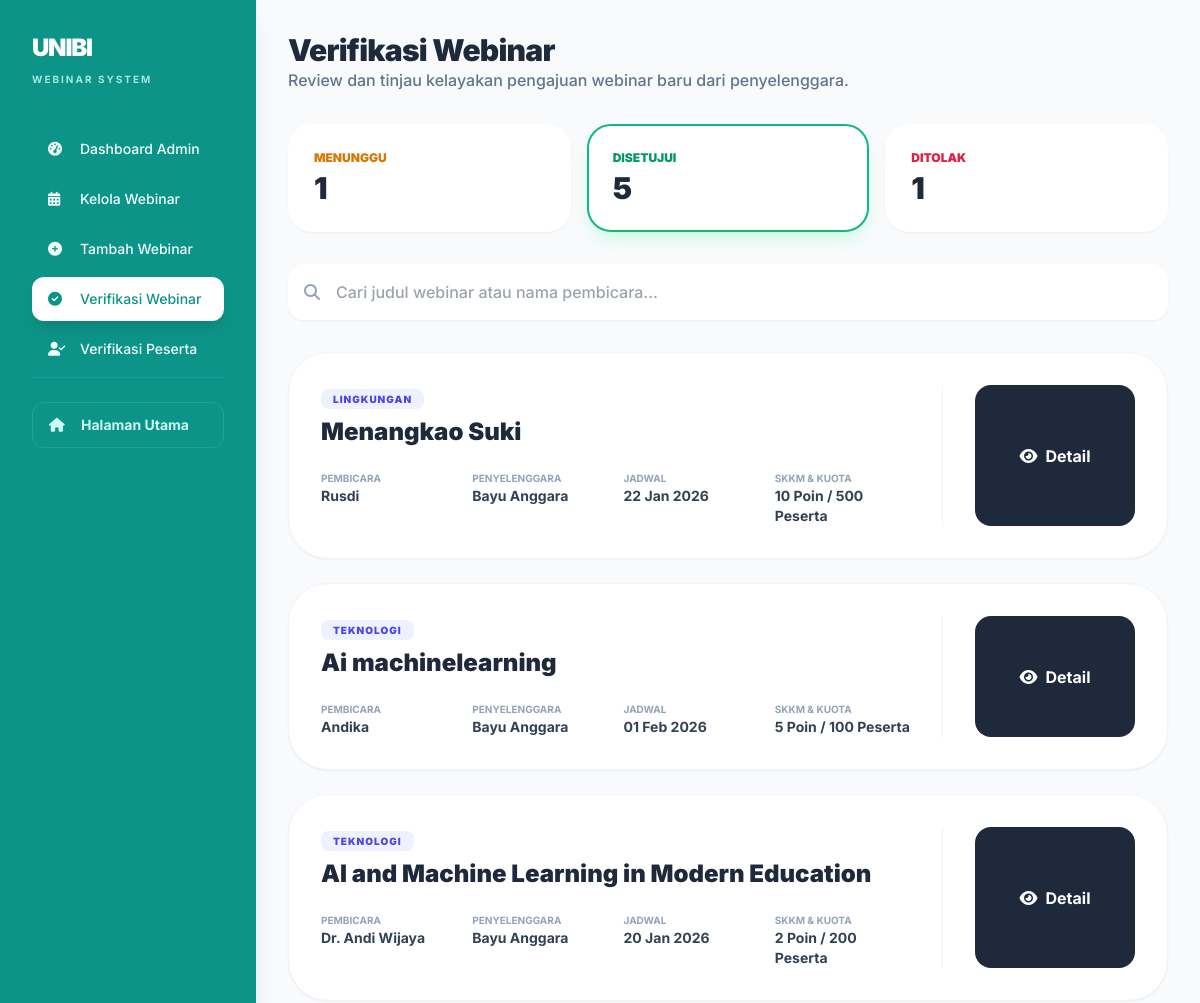
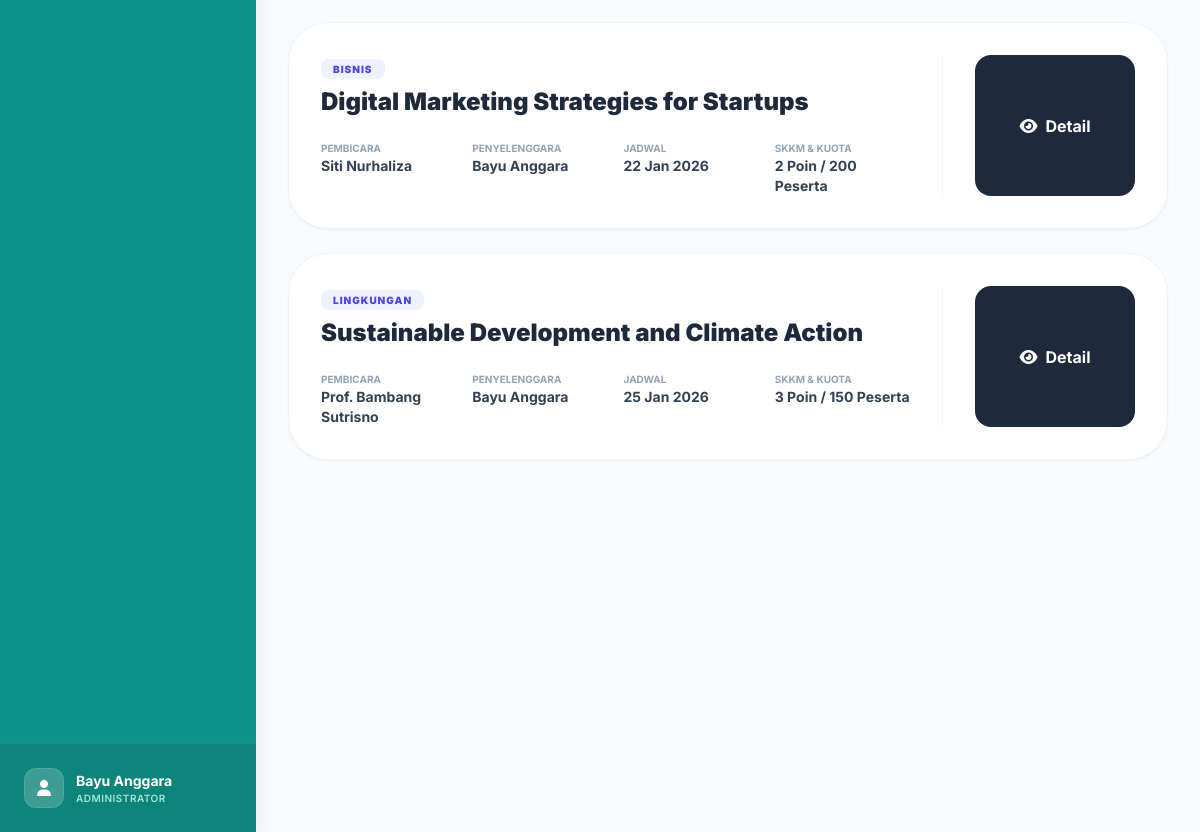
/admin/verifikasi-webinar.php?status=disetujui, run on the app's committed database (2 pictures, top to bottom).
### tables this page shows
CREATE TABLE `webinar` (
  `id_webinar` int NOT NULL,
  `judul` varchar(200) DEFAULT NULL,
  `deskripsi` text,
  `kategori` varchar(50) DEFAULT NULL,
  `tanggal` date DEFAULT NULL,
  `waktu_mulai` time DEFAULT NULL,
  `waktu_selesai` time DEFAULT NULL,
  `pembicara` varchar(100) DEFAULT NULL,
  `platform` varchar(50) DEFAULT NULL,
  `poin_skkm` int DEFAULT NULL,
  `kuota_peserta` int DEFAULT NULL,
  `biaya` decimal(10,2) DEFAULT '0.00',
  `tipe_webinar` enum('gratis','berbayar') DEFAULT NULL,
  `status` enum('draft','publish','closed') DEFAULT 'draft',
  `status_verifikasi` enum('menunggu','disetujui','ditolak') DEFAULT 'menunggu',
  `tanggal_mulai_pendaftaran` datetime DEFAULT NULL,
  `tanggal_akhir_pendaftaran` datetime DEFAULT NULL,
  `id_penyelenggara` int DEFAULT NULL,
  `created_at` timestamp NOT NULL DEFAULT CURRENT_TIMESTAMP
);

CREATE TABLE `penyelenggara` (
  `id_penyelenggara` int NOT NULL,
  `nama_penyelenggara` varchar(100) DEFAULT NULL,
  `instansi` varchar(100) DEFAULT NULL,
  `no_wa` varchar(20) DEFAULT NULL
);

### admin/verifikasi-webinar.php (the view, shortened to what this page needs)
<?php
require_once '../config/database.php';
require_once '../includes/header.php';
$query_stats = "SELECT
    (SELECT COUNT(*) FROM webinar WHERE status_verifikasi = 'menunggu') as menunggu,
    (SELECT COUNT(*) FROM webinar WHERE status_verifikasi = 'disetujui') as disetujui,
    (SELECT COUNT(*) FROM webinar WHERE status_verifikasi = 'ditolak') as ditolak";
$result_stats = mysqli_query($conn, $query_stats);
$stats = mysqli_fetch_assoc($result_stats);
$status = isset($_GET['status']) ? $_GET['status'] : 'menunggu';
$query_webinars = "SELECT w.*, p.nama_penyelenggara
                   FROM webinar w
                   LEFT JOIN penyelenggara p ON w.id_penyelenggara = p.id_penyelenggara
                   WHERE w.status_verifikasi = ?
                   ORDER BY w.created_at DESC";
$stmt = mysqli_prepare($conn, $query_webinars);
mysqli_stmt_bind_param($stmt, 's', $status);
mysqli_stmt_execute($stmt);
$result_webinars = mysqli_stmt_get_result($stmt);
?>
<div class="min-h-screen bg-slate-50 p-4 md:p-8">
    <div class="max-w-6xl mx-auto">
        <div class="mb-8">
            <h2 class="text-3xl font-black text-slate-800 tracking-tight">Verifikasi Webinar</h2>
            <p class="text-slate-500 font-medium">Review dan tinjau kelayakan pengajuan webinar baru dari penyelenggara.</p>
        </div>
        <div class="grid grid-cols-1 md:grid-cols-3 gap-4 mb-8">
            <a href="?status=menunggu" class="bg-white p-6 rounded-3xl border-2 <?= $status == 'menunggu' ? 'border-amber-500 shadow-lg shadow-amber-100' : 'border-transparent shadow-sm' ?> transition-all">
                <p class="text-xs font-black text-amber-600 uppercase mb-1">Menunggu</p>
                <h3 class="text-3xl font-black text-slate-800"><?= $stats['menunggu'] ?></h3>
            </a>
            <a href="?status=disetujui" class="bg-white p-6 rounded-3xl border-2 <?= $status == 'disetujui' ? 'border-emerald-500 shadow-lg shadow-emerald-100' : 'border-transparent shadow-sm' ?> transition-all">
                <p class="text-xs font-black text-emerald-600 uppercase mb-1">Disetujui</p>
                <h3 class="text-3xl font-black text-slate-800"><?= $stats['disetujui'] ?></h3>
            </a>
            <a href="?status=ditolak" class="bg-white p-6 rounded-3xl border-2 <?= $status == 'ditolak' ? 'border-rose-500 shadow-lg shadow-rose-100' : 'border-transparent shadow-sm' ?> transition-all">
                <p class="text-xs font-black text-rose-600 uppercase mb-1">Ditolak</p>
                <h3 class="text-3xl font-black text-slate-800"><?= $stats['ditolak'] ?></h3>
            </a>
        </div>
        <div class="relative mb-8">
            <span class="absolute inset-y-0 left-0 flex items-center pl-4 text-slate-400">
                <i class="fas fa-search"></i>
            </span>
            <input type="text"
                   class="w-full pl-12 pr-4 py-4 bg-white border-none rounded-2xl shadow-sm focus:ring-2 focus:ring-indigo-500 font-medium text-slate-600"
                   placeholder="Cari judul webinar atau nama pembicara..."
                   onkeyup="searchWebinar(this.value)">
        </div>
        <div id="webinar-list" class="space-y-6">
            <?php if(mysqli_num_rows($result_webinars) > 0): ?>
                <?php while($webinar = mysqli_fetch_assoc($result_webinars)): ?>
                <div class="webinar-item-card bg-white rounded-[2.5rem] p-8 shadow-sm border border-slate-100 hover:shadow-xl transition-all group">
                    <div class="flex flex-col lg:flex-row gap-8">
                        <div class="flex-1">
                            <div class="flex items-start justify-between mb-4">
                                <div>
                                    <span class="px-3 py-1 bg-indigo-50 text-indigo-600 rounded-lg text-[10px] font-black uppercase tracking-widest leading-none">
                                        <?= htmlspecialchars($webinar['kategori']) ?>
                                    </span>
                                    <h4 class="text-2xl font-black text-slate-800 mt-2 leading-tight"><?= htmlspecialchars($webinar['judul']) ?></h4>
                                </div>
                            </div>
                            <div class="grid grid-cols-2 md:grid-cols-4 gap-4 mt-6">
                                <div>
                                    <p class="text-[10px] font-bold text-slate-400 uppercase">Pembicara</p>
                                    <p class="text-sm font-bold text-slate-700"><?= htmlspecialchars($webinar['pembicara']) ?></p>
                                </div>
                                <div>
                                    <p class="text-[10px] font-bold text-slate-400 uppercase">Penyelenggara</p>
                                    <p class="text-sm font-bold text-slate-700"><?= htmlspecialchars($webinar['nama_penyelenggara'] ?? 'Umum') ?></p>
                                </div>
                                <div>
                                    <p class="text-[10px] font-bold text-slate-400 uppercase">Jadwal</p>
                                    <p class="text-sm font-bold text-slate-700"><?= date('d M Y', strtotime($webinar['tanggal'])) ?></p>
                                </div>
                                <div>
                                    <p class="text-[10px] font-bold text-slate-400 uppercase">SKKM & Kuota</p>
                                    <p class="text-sm font-bold text-slate-700"><?= $webinar['poin_skkm'] ?> Poin / <?= $webinar['kuota_peserta'] ?> Peserta</p>
                                </div>
                            </div>
                        </div>
                        <div class="flex lg:flex-col gap-3 justify-center lg:border-l lg:border-slate-100 lg:pl-8">
                            <button onclick="viewWebinar(<?= $webinar['id_webinar'] ?>)"
                                    class="flex-1 lg:w-40 py-4 bg-slate-800 hover:bg-black text-white rounded-2xl font-bold transition-all flex items-center justify-center gap-2">
                                <i class="fas fa-eye"></i> Detail
                            </button>
                        </div>
                    </div>
                </div>
                <?php endwhile; ?>
            <?php endif; ?>
        </div>
    </div>
</div>
<?php require_once '../includes/footer.php'; ?>

### includes/header.php (style rules this page uses)
body { font-family: 'Inter', sans-serif; opacity: 0; transition: opacity 0.3s ease; }
body.loaded { opacity: 1; }

### data on the page
webinar: kategori "LINGKUNGAN", judul "Menangkao Suki", pembicara "Rusdi", id_penyelenggara.nama_penyelenggara "Bayu Anggara", tanggal "22 Jan 2026", poin_skkm "10", kuota_peserta "500"
webinar: kategori "TEKNOLOGI", judul "Ai machinelearning", pembicara "Andika", id_penyelenggara.nama_penyelenggara "Bayu Anggara", tanggal "01 Feb 2026", poin_skkm "5", kuota_peserta "100"
webinar: kategori "TEKNOLOGI", judul "AI and Machine Learning in Modern Education", pembicara "Dr. Andi Wijaya", id_penyelenggara.nama_penyelenggara "Bayu Anggara", tanggal "20 Jan 2026", poin_skkm "2", kuota_peserta "200"
webinar: kategori "BISNIS", judul "Digital Marketing Strategies for Startups", pembicara "Siti Nurhaliza", id_penyelenggara.nama_penyelenggara "Bayu Anggara", tanggal "22 Jan 2026", poin_skkm "2", kuota_peserta "200"
webinar: kategori "LINGKUNGAN", judul "Sustainable Development and Climate Action", pembicara "Prof. Bambang Sutrisno", id_penyelenggara.nama_penyelenggara "Bayu Anggara", tanggal "25 Jan 2026", poin_skkm "3", kuota_peserta "150"

### other printed values
$menu[2] "Dashboard Admin"
$menu[2] "Kelola Webinar"
$menu[2] "Tambah Webinar"
$menu[2] "Verifikasi Webinar"
$menu[2] "Verifikasi Peserta"
$stats['menunggu'] "1"
$stats['disetujui'] "5"
$stats['ditolak'] "1"
